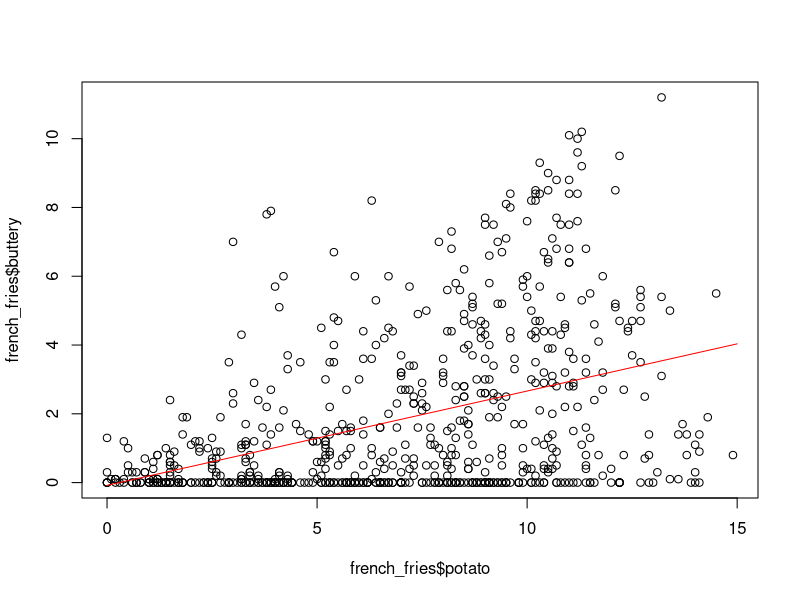

Write R code to recreate this figure.
setwd("/Users/azakeres/Downloads/homework5-610")

llr = function(x, y, z, omega) {
  fits = sapply(z, compute_f_hat, x, y, omega)
  return(fits)
}

compute_f_hat = function(z, x, y, omega) {
  Wz = make_weight_matrix(z, x, omega)
  X = make_predictor_matrix(x)
  f_hat = c(1, z) %*% solve(t(X) %*% Wz %*% X) %*% t(X) %*% Wz %*% y
  return(f_hat)
}

make_weight_matrix = function(z, x, omega) {
  r = abs(x - z) / omega  # this is a vector of the same length as x
  w = sapply(r, W)  # this is a vector of the same length as x and r
  Wz = diag(w)  # this is a diagonal matrix with elements from w
  return(Wz)
}

W = function(r) {
  if (abs(r) < 1) {
    return((1 - abs(r) ** 3) ** 3)
  } else {
    return(0)
  }
}
make_predictor_matrix = function(x){
  ones = rep(1, times = length(x)) 
  return(matrix(c(ones,x), nrow = length(x), ncol = 2, byrow = FALSE))
}

library(reshape2)
data(french_fries)

french_fries = french_fries[complete.cases(french_fries),]
z = seq(0, 15, length.out = 100)
fits = llr(z = z, x = french_fries$potato, y = french_fries$buttery, omega = 200)
plot(french_fries$potato, french_fries$buttery)
lines(z, fits, col = 'red')
